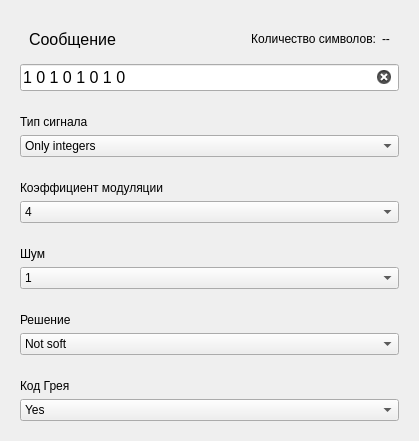
                <widget class="QWidget" name="scrollAreaWidgetContents_QAM">
                 <property name="geometry">
                  <rect>
                   <x>0</x>
                   <y>0</y>
                   <width>419</width>
                   <height>441</height>
                  </rect>
                 </property>
                 <layout class="QVBoxLayout" name="verticalLayout_14">
                  <item>
                   <widget class="QWidget" name="message_QAM" native="true">
                    <layout class="QVBoxLayout" name="verticalLayout_15">
                     <item>
                      <widget class="QWidget" name="widget_5" native="true">
                       <layout class="QHBoxLayout" name="horizontalLayout_11">
                        <item>
                         <widget class="QLabel" name="message_QAM_lable">
                          <property name="font">
                           <font>
                            <pointsize>12</pointsize>
                           </font>
                          </property>
                          <property name="text">
                           <string>Сообщение</string>
                          </property>
                         </widget>
                        </item>
                        <item>
                         <spacer name="horizontalSpacer_6">
                          <property name="orientation">
                           <enum>Qt::Horizontal</enum>
                          </property>
                          <property name="sizeHint" stdset="0">
                           <size>
                            <width>40</width>
                            <height>20</height>
                           </size>
                          </property>
                         </spacer>
                        </item>
                        <item>
                         <widget class="QLabel" name="label_3">
                          <property name="text">
                           <string>Количество символов:</string>
                          </property>
                          <property name="alignment">
                           <set>Qt::AlignRight|Qt::AlignTrailing|Qt::AlignVCenter</set>
                          </property>
                         </widget>
                        </item>
                        <item>
                         <widget class="QLabel" name="length_QAM_mes">
                          <property name="text">
                           <string>--</string>
                          </property>
                         </widget>
                        </item>
                       </layout>
                      </widget>
                     </item>
                     <item>
                      <widget class="QLineEdit" name="QAM_input">
                       <property name="font">
                        <font>
                         <pointsize>12</pointsize>
                        </font>
                       </property>
                       <property name="text">
                        <string>1 0 1 0 1 0 1 0</string>
                       </property>
                       <property name="frame">
                        <bool>true</bool>
                       </property>
                       <property name="clearButtonEnabled">
                        <bool>true</bool>
                       </property>
                      </widget>
                     </item>
                    </layout>
                   </widget>
                  </item>
                  <item>
                   <widget class="QWidget" name="type_signal_wid_QAM" native="true">
                    <property name="minimumSize">
                     <size>
                      <width>0</width>
                      <height>60</height>
                     </size>
                    </property>
                    <layout class="QVBoxLayout" name="verticalLayout_2">
                     <item>
                      <widget class="QLabel" name="signal_type_mess_QAM">
                       <property name="minimumSize">
                        <size>
                         <width>0</width>
                         <height>10</height>
                        </size>
                       </property>
                       <property name="text">
                        <string>Тип сигнала</string>
                       </property>
                      </widget>
                     </item>
                     <item>
                      <widget class="QComboBox" name="combobox_signal_type_QAM">
                       <item>
                        <property name="text">
                         <string>Only integers</string>
                        </property>
                       </item>
                       <item>
                        <property name="text">
                         <string>Binary code</string>
                        </property>
                       </item>
                       <item>
                        <property name="text">
                         <string>Message with letters</string>
                        </property>
                       </item>
                      </widget>
                     </item>
                    </layout>
                   </widget>
                  </item>
                  <item>
                   <widget class="QWidget" name="mod_wid_QAM" native="true">
                    <property name="minimumSize">
                     <size>
                      <width>0</width>
                      <height>60</height>
                     </size>
                    </property>
                    <layout class="QVBoxLayout" name="verticalLayout_4">
                     <item>
                      <widget class="QLabel" name="mod_label_QAM">
                       <property name="text">
                        <string>Коэффициент модуляции</string>
                       </property>
                      </widget>
                     </item>
                     <item>
                      <widget class="QComboBox" name="combobox_coef_QAM">
                       <item>
                        <property name="text">
                         <string>4</string>
                        </property>
                       </item>
                       <item>
                        <property name="text">
                         <string>16</string>
                        </property>
                       </item>
                       <item>
                        <property name="text">
                         <string>64</string>
                        </property>
                       </item>
                       <item>
                        <property name="text">
                         <string>256</string>
                        </property>
                       </item>
                      </widget>
                     </item>
                    </layout>
                   </widget>
                  </item>
                  <item>
                   <widget class="QWidget" name="noise_wid_QAM" native="true">
                    <property name="minimumSize">
                     <size>
                      <width>0</width>
                      <height>60</height>
                     </size>
                    </property>
                    <layout class="QVBoxLayout" name="verticalLayout_5">
                     <item>
                      <widget class="QLabel" name="noise_label_QAM">
                       <property name="text">
                        <string>Шум</string>
                       </property>
                      </widget>
                     </item>
                     <item>
                      <widget class="QComboBox" name="combobox_noise_QAM">
                       <item>
                        <property name="text">
                         <string>1</string>
                        </property>
                       </item>
                       <item>
                        <property name="text">
                         <string>10</string>
                        </property>
                       </item>
                       <item>
                        <property name="text">
                         <string>20</string>
                        </property>
                       </item>
                       <item>
                        <property name="text">
                         <string>30</string>
                        </property>
                       </item>
                       <item>
                        <property name="text">
                         <string>40</string>
                        </property>
                       </item>
                       <item>
                        <property name="text">
                         <string>50</string>
                        </property>
                       </item>
                       <item>
                        <property name="text">
                         <string>60</string>
                        </property>
                       </item>
                       <item>
                        <property name="text">
                         <string>70</string>
                        </property>
                       </item>
                       <item>
                        <property name="text">
                         <string>80</string>
                        </property>
                       </item>
                       <item>
                        <property name="text">
                         <string>90</string>
                        </property>
                       </item>
                       <item>
                        <property name="text">
                         <string>100</string>
                        </property>
                       </item>
                       <item>
                        <property name="text">
                         <string>200</string>
                        </property>
                       </item>
                       <item>
                        <property name="text">
                         <string>500</string>
                        </property>
                       </item>
                      </widget>
                     </item>
                    </layout>
                   </widget>
                  </item>
                  <item>
                   <widget class="QWidget" name="decision_wid_QAM" native="true">
                    <property name="minimumSize">
                     <size>
                      <width>0</width>
                      <height>60</height>
                     </size>
                    </property>
                    <layout class="QVBoxLayout" name="verticalLayout_6">
                     <item>
                      <widget class="QLabel" name="decision_label_QAM">
                       <property name="text">
                        <string>Решение</string>
                       </property>
                      </widget>
                     </item>
                     <item>
                      <widget class="QComboBox" name="combobox_decision_QAM">
                       <item>
                        <property name="text">
                         <string>Not soft</string>
                        </property>
                       </item>
                       <item>
                        <property name="text">
                         <string>Soft</string>
                        </property>
                       </item>
                      </widget>
                     </item>
                    </layout>
                   </widget>
                  </item>
                  <item>
                   <widget class="QWidget" name="grey_wid_QAM" native="true">
                    <property name="minimumSize">
                     <size>
                      <width>0</width>
                      <height>60</height>
                     </size>
                    </property>
                    <layout class="QVBoxLayout" name="verticalLayout_7">
                     <item>
                      <widget class="QLabel" name="grey_label_QAM">
                       <property name="text">
                        <string>Код Грея</string>
                       </property>
                      </widget>
                     </item>
                     <item>
                      <widget class="QComboBox" name="combobox_grey_QAM">
                       <item>
                        <property name="text">
                         <string>Yes</string>
                        </property>
                       </item>
                       <item>
                        <property name="text">
                         <string>No</string>
                        </property>
                       </item>
                      </widget>
                     </item>
                    </layout>
                   </widget>
                  </item>
                  <item>
                   <spacer name="verticalSpacer_4">
                    <property name="orientation">
                     <enum>Qt::Vertical</enum>
                    </property>
                    <property name="sizeHint" stdset="0">
                     <size>
                      <width>20</width>
                      <height>40</height>
                     </size>
                    </property>
                   </spacer>
                  </item>
                 </layout>
                </widget>
